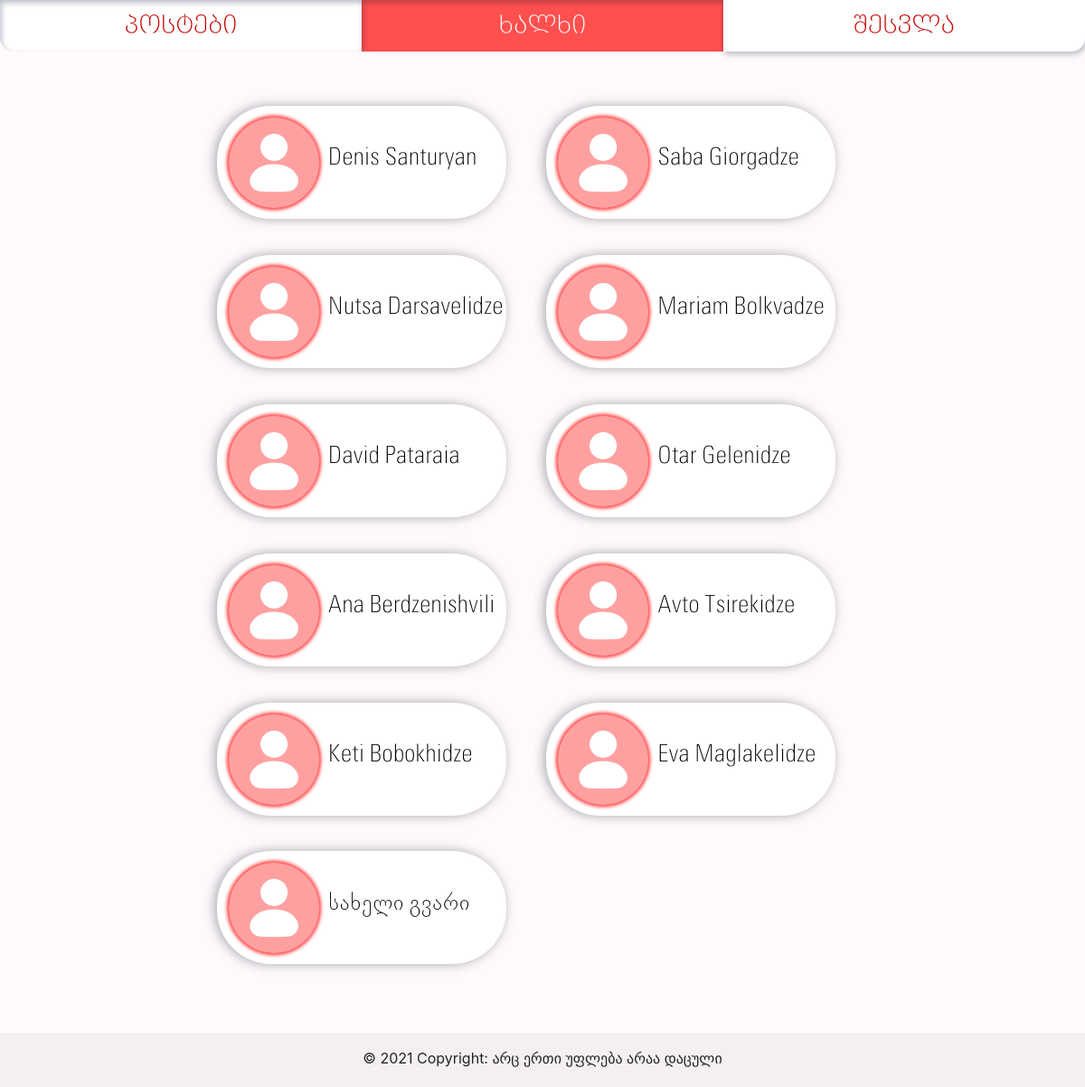
The page /people/ on the database as committed earlier.
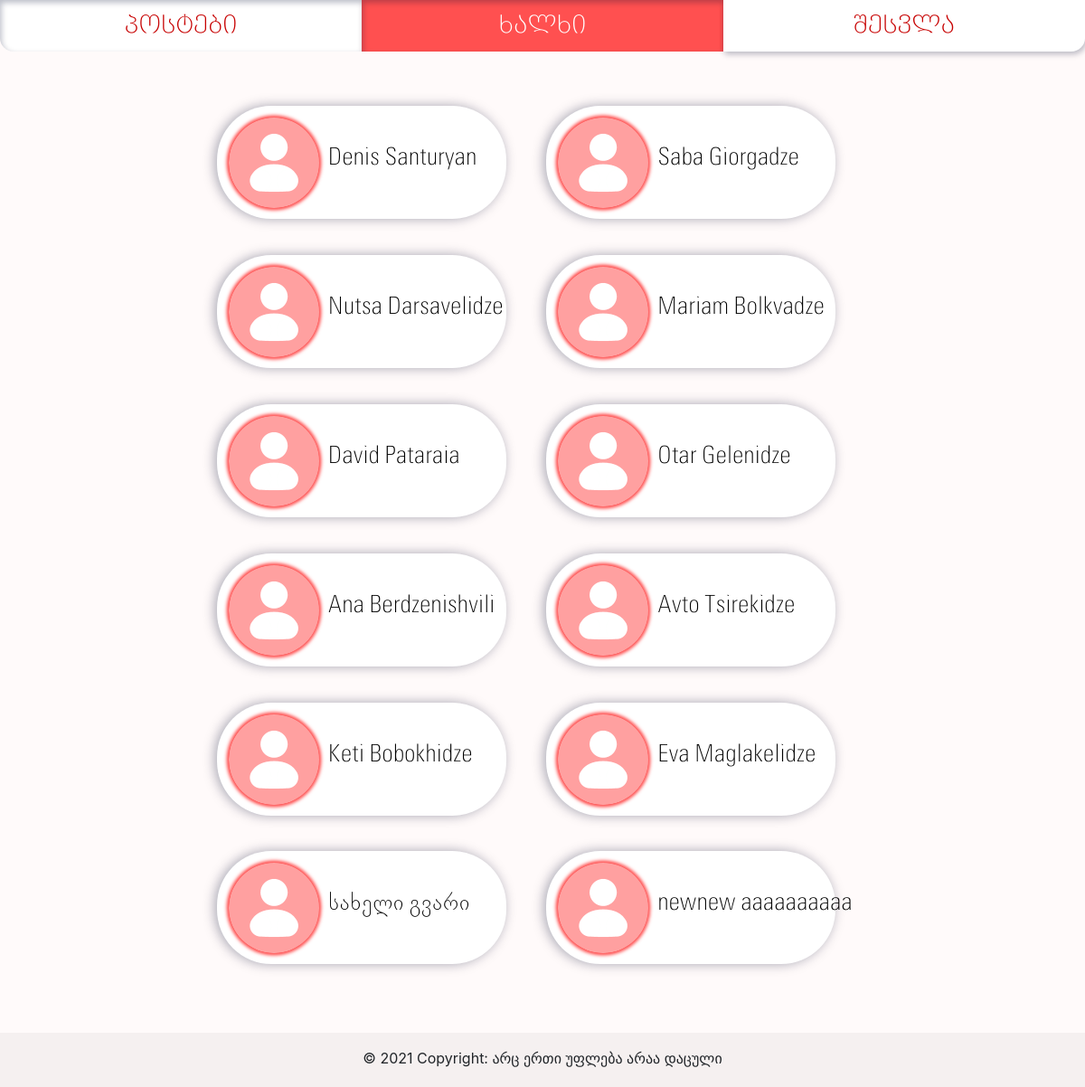
The same page on the database as committed later.
### app/models/users.py (models this page shows, shortened)
class User(db.Model, UserMixin):
    __tablename__ = 'users'
    id = db.Column(db.Integer, primary_key=True)
    username = db.Column(db.String(16), unique=True, nullable=False, index=True)
    name_first = db.Column(db.String)
    name_last = db.Column(db.String)
    email = db.Column(db.String(64), unique=True, nullable=False, index=True)
    sex = db.Column(db.String)
    dob = db.Column(db.Date)
    password = db.Column(db.String(255))
    age = db.Column(db.Integer)
    picture = db.Column(db.String)
    post = db.relationship('PostsModel', backref='User', uselist=False)
    roles = db.relationship('Role', secondary=roles_users,
                            backref=db.backref('users', lazy='dynamic'))

### app/profiles/views.py (the view)
@profiles_blueprint.route('/')
@profiles_blueprint.route('/<username>')
def list_people(username=None):
    if username:
        user = User.find_by_username(username)
        return render_template('people_profile.html', pages=generate_nav_links(), user=user)
    else:
        people_list = User.query.all()
        return render_template('people.html', pages=generate_nav_links(), people_list=people_list)

### app/tools/nav_link_list.py (called while the page is built)
def generate_nav_links():
    pages_nav_list = [
        ("posts.list_posts", "პოსტები"),
        ("profiles.list_people", "ხალხი"),
        ("auth.auth", "შესვლა")
    ]
    from flask_login import current_user
    if current_user.is_authenticated:
        pages_nav_list[2] = ('profiles.profile', current_user.username.upper())
    return pages_nav_list

### app/profiles/templates/people.html
{% extends "base.html" %}
{% block content %}
{% from 'macros_images.html' import show_profile_picture %}
        <div class="profile-list-all c-8">
        {% for p in people_list %}
            <a href="{{p.username}}">
                <div class="profile-list-one c-4">
                    <table style="flex-direction: row">
                    <td>
                        <tr> {{ show_profile_picture(p, 'profile-list-image') }} </tr>
                    </td>
                    <td>
                        <tr><span class="profile-list-name"> {{ p.name_first }} {{ p.name_last }}
                        </span> </tr>
                    </td>
                    </table>
                </div>
            </a>
        {% endfor %}
        </div>
{% endblock %}

### app/templates/base.html (shortened to what this page needs)
{% from 'macros_general.html' import generate_navbar, generate_title %}
<!DOCTYPE html>
<html lang="en">
<head>
    <link rel="stylesheet" href="https://cdn.jsdelivr.net/npm/bootstrap@4.6.0/dist/css/bootstrap.min.css">
    <link rel="stylesheet" href="{{ url_for('static', filename='fonts/bpg-nino-elite-exp-caps.css') }}">
    <link rel="stylesheet" href="{{ url_for('static', filename='fonts/bpg-nino-elite.css') }}">
    <link rel="stylesheet" href="{{ url_for('static', filename='styles.css') }}">
</head>
<body>
    <div id="page-container">
        <div id="content-wrap">
            {{ generate_navbar(pages) }}
            {% block content %} {% endblock %}
        </div>
        <footer>
            <div class="text-center p-3 container-fluid" id="footer">
            © 2021 Copyright: არც ერთი უფლება არაა დაცული
            </div>
        </footer>
    </div>
<link class="jsbin" href="http://ajax.googleapis.com/ajax/libs/jqueryui/1/themes/base/jquery-ui.css" rel="stylesheet" type="text/css" />
</body>
</html>

### app/templates/macros_general.html (shortened to what this page needs)
{% macro generate_navbar(pages) %}
    <nav class="c-12" id="navbar">
        {% for page in pages %}
            {% if request.endpoint.endswith(page[0]) %}
                <a class="c-4 nav-button active" href="{{ url_for(page[0]) }}">{{ page[1] }}</a>
            {% else %}
                <a class="c-4 nav-button nav-passive" href="{{ url_for(page[0]) }}">{{ page[1] }}</a>
            {% endif %}
        {% endfor %}
    </nav>
{% endmacro %}
{% macro show_profile_information(user) %}
    {% from macros_images import show_profile_picture %}
{% endmacro %}

### app/posts/templates/macros_images.html (shortened to what this page needs)
{% macro show_profile_picture(user, style) %}
      {% if user.picture %}
        <img src="{{ url_for('static', filename='uploads/profile_pictures/%s' % user.picture) }}" class="{{style}}" alt="my_profile_picture">
      {% else %}
        <img src="{{ url_for('static', filename='uploads/profile_pictures/default_profile_picture.png') }}" class="{{style}}" alt="my_profile_picture">
      {% endif %}
{% endmacro %}

### app/static/styles.css (style rules this page uses)
html, body { margin:0; padding:0; height:100%; background-color: #fffafa; }
* { box-sizing: border-box; }
.c-4 { width: 33.33%; }
.c-8 { width: 66.66%; }
.c-12 { width: 100%; }
#page-container { position: relative; min-height: 100vh; }
#content-wrap { padding-bottom: 6rem; }
#footer { position: absolute; bottom: 0; width: 100%; height: 3.75rem; background: rgba(0, 0, 0, 0.04); }
#navbar { display: flex; font-size: 1.7rem; font-family: "BPG Nino Elite Exp Caps", sans-serif; }
.nav-button, .nav-button:hover { padding: 0.5rem 1rem; text-align: center; text-decoration: none; user-select: none; }
#navbar .active { background-color: #ff5050; box-shadow: inset 0.1rem 0.18rem 0.4rem rgba(2, 12, 47, 0.27); color: white }
#navbar .nav-passive { background-color: white; border: none; box-shadow: 0.1rem 0.18rem 0.4rem rgba(2, 12, 47, 0.27); color: #C70101; }
#navbar :first-child { border-bottom-left-radius: 0.94rem; }
#navbar :last-child { border-bottom-right-radius: 0.94rem; }
.profile-list-all { margin: auto; padding-top: 5%; flex-direction: row; }
.profile-list-one { display: inline-block; margin-left: 5%; margin-bottom: 5%; width: 40%; background-color: white; border-radius: 3.75rem; padding: 1%; box-shadow: -0.15rem 0 0.8rem rgba(2, 12, 47, 0.35); }
.profile-list-name { font-family: "Open Sans Mixed", "BPG Nino Elite", sans-serif; font-size: 1.625rem; color: #000000; overflow: hidden; white-space: nowrap; text-overflow: ellipsis; max-width: 15rem; display: inline-block; position: absolute; text-align: center; margin-top: 2.5%; }
.profile-list-image { border-radius: 3.125rem; background-color: #ff5050; box-shadow: 0 0 0.24rem 0.15rem #ff5050; height: 6.25rem; width: 6.25rem; margin: 0.312rem 0.625rem 0 0.312rem; }

Rows that differ between the two databases and show on the page:
added User: name_first "newnew", name_last "aaaaaaaaaa"
